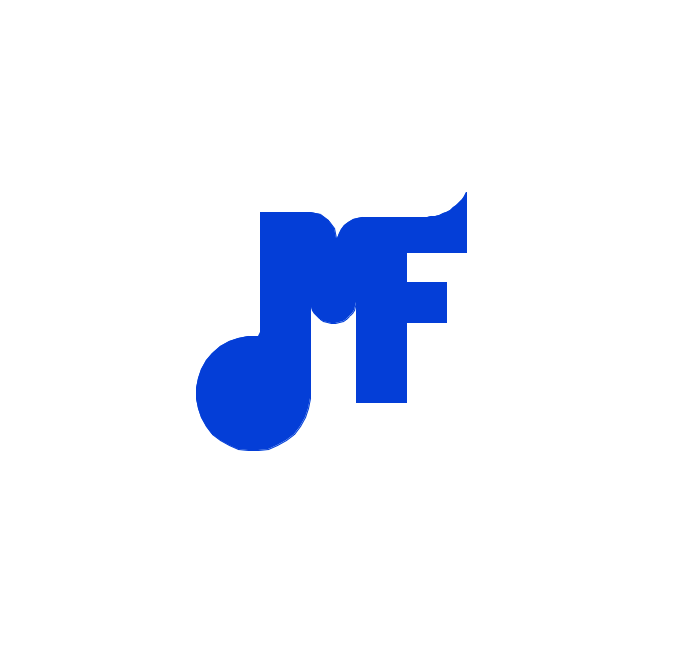

Write Python code to recreate this figure.
import os
import turtle
import random
import math
import PIL
from PIL import ImageGrab
from PIL import Image

this_dir = os.getcwd()
bounds = (366, 140, 1060, 800)

c1 = []
c2 = []
colors = 0

reds = ['#ea0606', '#e24141', '#de6565', '#dc9393']
oranges = ['#ffc108', '#f7c450', '#fbd6a5', '#f7e3c8']
yellows = ['#ffe108', '#f7e250' , '#fbf0a5', '#f7f1c8']
greens = ['#06f339', '#64ec81', '#a0e8b0', '#cbe8d2']
blues = ['#0953dc', '#1e60da', '#3d74da', '#6c91d6']
purples = ['#db09dc', '#d51eda', '#a53dda', '#bb80ce']

yellows = ['#ffe108', '#f7e250' , '#fbf0a5', '#f7f1c8']
blue = '#0953dc'

# amplitude = 100
# frequency = math.pi/10
# phase = 2

class MillerFestLogo:
    def __init__(self, x, y):
        self.turt = turtle.Turtle()
        self.length = 10
        self.x0 = x
        self.y0 = y

    def setup(self):
        self.turt.penup()
        self.turt.hideturtle()
        self.turt.color(blue)
        self.turt.goto(self.x0, self.y0)

    def draw(self):
        self.turt.pendown()
        self.turt.begin_fill()

        # line 1
        self.turt.setheading(180)
        for i in range(180, 450, self.line_lengths[0]):
            self.turt.setheading(i)
            self.turt.forward(self.length)

        # line 2
        self.turt.setheading(90)
        self.turt.forward(self.line_lengths[1])

        # line 3
        self.turt.setheading(300)
        for j in range(270, 450, self.line_lengths):
            self.turt.setheading(j)
            self.turt.forward(4)

        # line 4 (start F)
        self.turt.setheading(270)
        self.turt.forward(100)

        self.turt.setheading(0)
        self.turt.forward(50)

        self.turt.setheading(90)
        self.turt.forward(80)

        self.turt.setheading(0)
        self.turt.forward(40)

        self.turt.setheading(90)
        self.turt.forward(40)

        self.turt.setheading(180)
        self.turt.forward(40)

        self.turt.setheading(90)
        self.turt.forward(30)

        self.turt.setheading(0)
        self.turt.forward(60)

        self.turt.setheading(90)
        self.turt.forward(60)

        # M
        self.turt.setheading(270)

        for z in range(240, 180, -5):
            self.turt.setheading(z)
            self.turt.forward(4)

        self.turt.setheading(180)
        self.turt.forward(60)

        self.turt.setheading(180)
        for u in range(180, 270, 10):
            self.turt.setheading(u)
            self.turt.forward(5)

        self.turt.setheading(90)
        for d in range(90, 180, 10):
            self.turt.setheading(d)
            self.turt.forward(5)

        self.turt.setheading(180)
        self.turt.forward(50)

        self.turt.setheading(270)
        self.turt.forward(120)

        self.turt.end_fill()

def run():
    mf_logo = MillerFestLogo(-100, 0)
    mf_logo.setup()
    mf_logo.draw()
    img = ImageGrab.grab(bbox=bounds)
    img.save(this_dir + '/tartle22/tart.png', quality=95)
